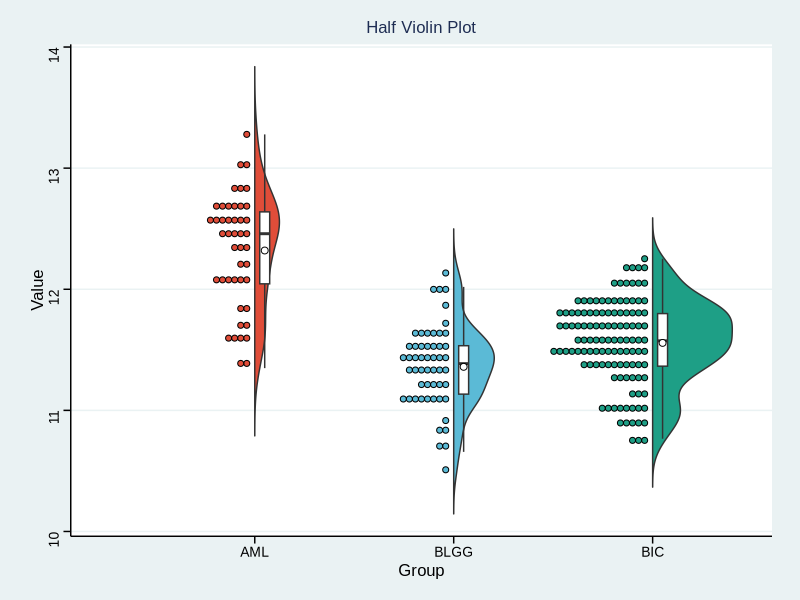

The R source for this figure:
## ---- chunk 1
# Install packages
if (!requireNamespace("ggplot2", quietly = TRUE)) {
  install.packages("ggplot2")
}
if (!requireNamespace("dplyr", quietly = TRUE)) {
  install.packages("dplyr")
}
if (!requireNamespace("ggpubr", quietly = TRUE)) {
  install.packages("ggpubr")
}
if (!requireNamespace("ggthemes", quietly = TRUE)) {
  install.packages("ggthemes")
}

# Load packages
library(ggplot2)
library(dplyr)
library(ggpubr)
library(ggthemes)
## ---- chunk 2
# Load data
data <- read.delim("files/Hiplot/085-half-violin-data.txt", header = T)

# Convert data structure
colnames(data) <- c("Value", "Group")
data[, 2] <- factor(data[, 2], levels = unique(data[, 2]))

# View data
head(data)
## ---- chunk 3
#| label: fig-1group-line
#| fig-cap: "Half Violin"
#| out.width: "95%"
#| fig-height: 5
#| fig-width: 8
#| warning: false
#| error: false
#| message: false

# Half Violin
geom_flat_violin <- function(
  mapping = NULL, data = NULL, stat = "ydensity", position = "dodge", 
  trim = TRUE, scale = "area", show.legend = NA, inherit.aes = TRUE, ...) {
  ggplot2::layer(data = data, mapping = mapping, stat = stat, 
                 geom = geom_flat_violin_proto, position = position,
                 show.legend = show.legend, inherit.aes = inherit.aes,
                 params = list(trim = trim, scale = scale, ...))
}

"%||%" <- function(a, b) {
  if (!is.null(a)) {
    a
  } else {
    b
  }
}

geom_flat_violin_proto <-
  ggproto("geom_flat_violin_proto", Geom,
          setup_data = function(data, params) {
            data$width <- data$width %||%
              params$width %||% (resolution(data$x, FALSE) * 0.9)
            
            data %>%
              dplyr::group_by(.data = ., group) %>%
              dplyr::mutate(.data = ., ymin = min(y), ymax = max(y), xmin = x,
                            xmax = x + width / 2)
          },
          
          draw_group = function(data, panel_scales, coord) {
            data <- base::transform(data, xminv = x, 
                                    xmaxv = x + violinwidth * (xmax - x))
            
            newdata <- base::rbind(
              dplyr::arrange(.data = base::transform(data, x = xminv), y),
              dplyr::arrange(.data = base::transform(data, x = xmaxv), -y))
            
            newdata <- rbind(newdata, newdata[1, ])
            
            ggplot2:::ggname("geom_flat_violin",
                             GeomPolygon$draw_panel(newdata, panel_scales, coord))
          },
          
          draw_key = draw_key_polygon,
          
          default_aes = ggplot2::aes(weight = 1, colour = "grey20", fill = "white",
                                     size = 0.5, alpha = NA, linetype = "solid"),
          required_aes = c("x", "y")
        )

p <- ggplot(data = data, aes(Group, Value, fill = Group)) +
  geom_flat_violin(alpha = 1, scale = "count", trim = FALSE) +
  geom_boxplot(width = 0.05, fill = "white", alpha = 1, 
               outlier.colour = NA, position = position_nudge(0.05)) +
  stat_summary(fun = mean, geom = "point", fill = "white", shape = 21, size = 2,
               position = position_nudge(0.05)) +
  geom_dotplot(alpha = 1, binaxis = "y", dotsize = 0.5, stackdir = "down", 
               binwidth = 0.1, position = position_nudge(-0.025)) +
  theme(legend.position = "none") +
  xlab(colnames(data)[2]) +
  ylab(colnames(data)[1]) +
  guides(fill = F) +
  ggtitle("Half Violin Plot") +
  scale_fill_manual(values = c("#e04d39","#5bbad6","#1e9f86")) +
  theme_stata() +
  theme(text = element_text(family = "Arial"),
        plot.title = element_text(size = 12,hjust = 0.5),
        axis.title = element_text(size = 12),
        axis.text = element_text(size = 10),
        axis.text.x = element_text(angle = 0, hjust = 0.5,vjust = 1),
        legend.position = "right",
        legend.direction = "vertical",
        legend.title = element_text(size = 10),
        legend.text = element_text(size = 10))

p
